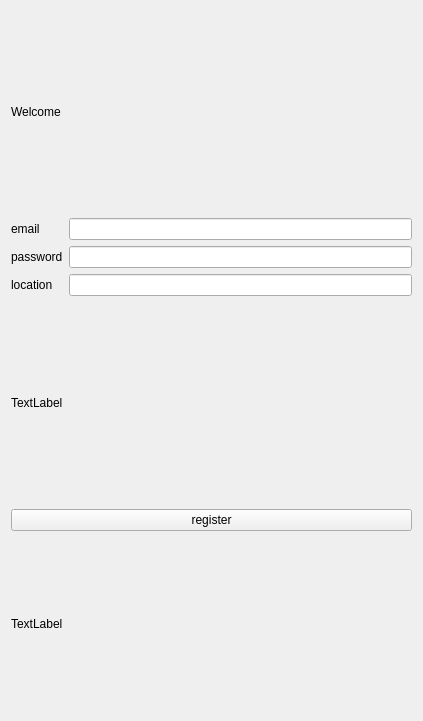
<?xml version="1.0" encoding="UTF-8"?>
<ui version="4.0">
 <class>register_2</class>
 <widget class="QWidget" name="register_2">
  <property name="geometry">
   <rect>
    <x>0</x>
    <y>0</y>
    <width>423</width>
    <height>721</height>
   </rect>
  </property>
  <property name="windowTitle">
   <string>Form</string>
  </property>
  <layout class="QGridLayout" name="gridLayout_2">
   <item row="0" column="0">
    <layout class="QGridLayout" name="gridLayout">
     <item row="3" column="0">
      <layout class="QVBoxLayout" name="verticalLayout">
       <item>
        <widget class="QPushButton" name="seller_register_register">
         <property name="text">
          <string>register</string>
         </property>
        </widget>
       </item>
       <item>
        <widget class="QLabel" name="seller_rgister_status_label">
         <property name="text">
          <string>TextLabel</string>
         </property>
        </widget>
       </item>
      </layout>
     </item>
     <item row="0" column="0">
      <widget class="QLabel" name="welcome_label">
       <property name="text">
        <string>Welcome</string>
       </property>
      </widget>
     </item>
     <item row="1" column="0">
      <layout class="QGridLayout" name="gridLayout_3">
       <item row="0" column="2">
        <widget class="QLineEdit" name="seller_register_email"/>
       </item>
       <item row="1" column="2">
        <widget class="QLineEdit" name="seller_register_password"/>
       </item>
       <item row="0" column="0">
        <widget class="QLabel" name="seller_register_email_label">
         <property name="text">
          <string>email</string>
         </property>
        </widget>
       </item>
       <item row="1" column="0">
        <widget class="QLabel" name="seller_register_pass_label">
         <property name="text">
          <string>password</string>
         </property>
        </widget>
       </item>
       <item row="2" column="2">
        <widget class="QLineEdit" name="seller_register_location_line"/>
       </item>
       <item row="2" column="0">
        <widget class="QLabel" name="seller_register_location_label">
         <property name="text">
          <string>location</string>
         </property>
        </widget>
       </item>
      </layout>
     </item>
     <item row="2" column="0">
      <widget class="QLabel" name="seller_location_input_help">
       <property name="text">
        <string>TextLabel</string>
       </property>
      </widget>
     </item>
    </layout>
   </item>
  </layout>
 </widget>
 <resources/>
 <connections/>
</ui>
